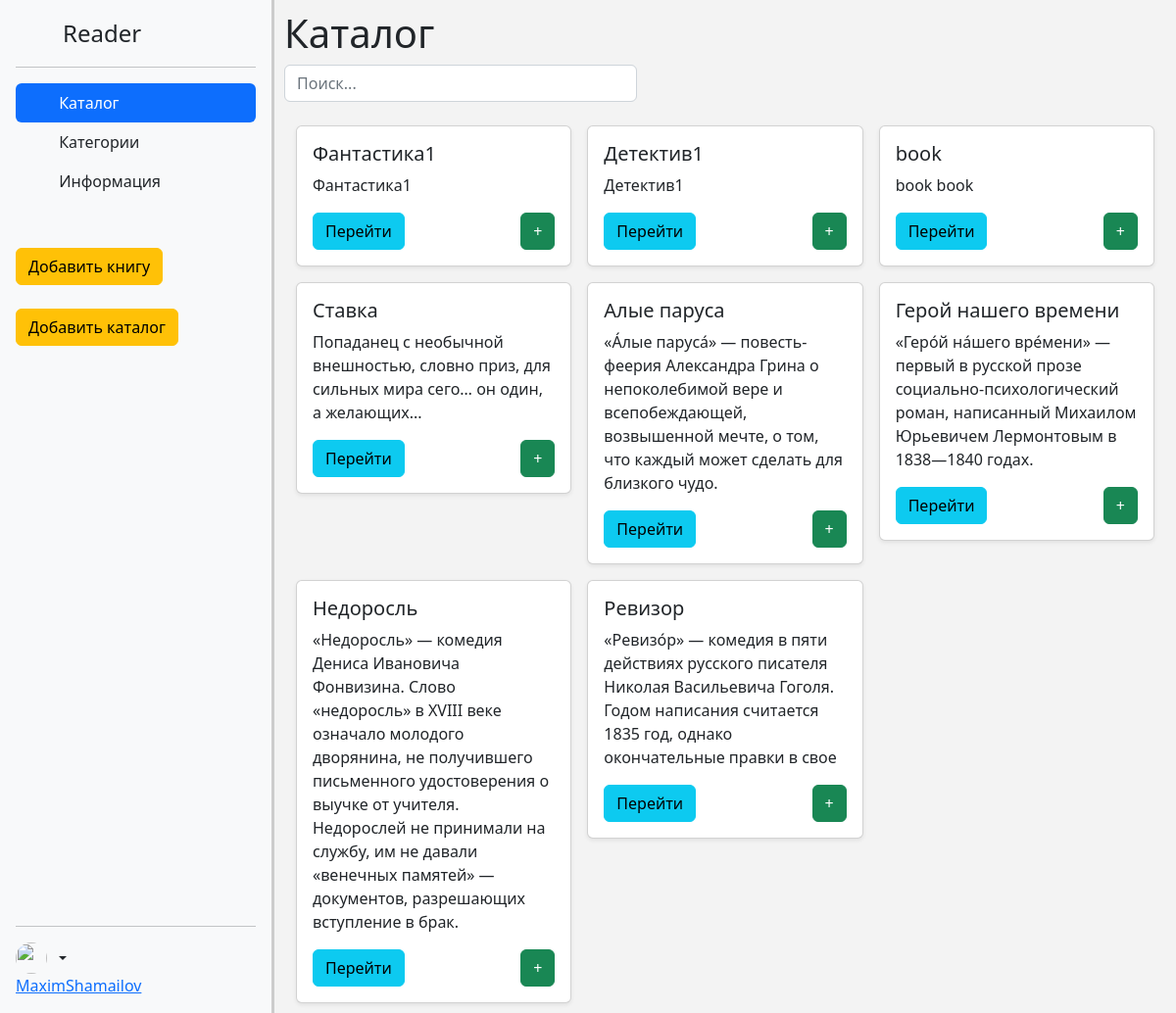
The app's page / (signed in) with its own data.
### main/models.py (models this page shows, shortened)
class Book(models.Model):
    name = models.CharField(max_length=50)
    year = models.IntegerField()
    rate = models.IntegerField()
    pages = models.IntegerField()
    description = models.CharField(max_length=500)
    file = models.FileField(upload_to='files/', null=True)
    categories = models.ForeignKey(Categories, on_delete=models.CASCADE)

### main/views.py (the view)
# urls.py: path("", index.as_view(), name='index'),
class index(View):
    def get(self, request):
        context = {}
        if 'login' in request.session:
            context['name'] = request.session['login']
        context['books'] = Book.objects.all()
        if 'id' in request.GET:
            cat = Categories.objects.get(id=request.GET['id'])
            context['books'] = Book.objects.filter(categories=cat)
        else:
            context['books'] = Book.objects.all()
        return render(request, "main/index.html", context=context)

### main/templates/main/index.html (shortened to what this page needs)
{% extends 'base/index.html' %} {% block main %}
<div id="outer-container">
  {% include 'base/header.html' %}
  <div id="content">
    <h1>Каталог</h1>
    <input
      id="search"
      type="text"
      class="form-control"
      placeholder="Поиск..."
      style="width: 40%"
    /><br />
    <div class="container">
      <div class="row row-cols-1 row-cols-sm-2 row-cols-md-3 g-3">
        {% for i in books %}
        <div class="col">
          <div class="card shadow-sm">
            <div class="card-body">
              <h5>{{i.name}}</h5>
              <p class="card-text">{{i.description}}</p>
              <div class="d-flex justify-content-between align-items-center">
                <a
                  href="{% url 'viewBook' %}?id={{ i.id }}"
                  class="btn btn-info"
                  >Перейти</a
                >
                <a
                  href="{% url 'addBookMe' %}?id={{ i.id }}"
                  class="btn btn-success"
                  >+</a
                >
              </div>
            </div>
          </div>
        </div>
        {% endfor %}
      </div>
    </div>
  </div>
</div>
{% endblock main %}

### static/css/style.css (style rules this page uses)
body { background: rgb(243, 243, 243); }
#outer-container { display: table; width: 100%; height: 100%; }
#content { display: table-cell; width: 85%; vertical-align: top; height: 100vh; padding: 10px; }

### records on screen
Book: name "Фантастика1", description "Фантастика1"
Book: name "Детектив1", description "Детектив1"
Book: name "book", description "book book"
Book: name "Ставка", description "Попаданец с необычной внешностью, словно приз, для сильных мира сего… он один, а желающих..."
Book: name "Алые паруса", description "«А́лые паруса́» — повесть-феерия Александра Грина о непоколебимой вере и всепобеждающей, возвышенной мечте, о том, что каждый может сделать для близкого чудо."
Book: name "Герой нашего времени", description "«Геро́й на́шего вре́мени» — первый в русской прозе социально-психологический роман, написанный Михаилом Юрьевичем Лермонтовым в 1838—1840 годах."
Book: name "Недоросль", description "«Недоросль» — комедия Дениса Ивановича Фонвизина. Слово «недоросль» в XVIII веке означало молодого дворянина, не получившего письменного удостоверения о выучке от учителя. Недорослей не принимали на службу, им не давали «венечных памятей» — документов, разрешающих вступление в брак."
Book: name "Ревизор", description "«Ревизо́р» — комедия в пяти действиях русского писателя Николая Васильевича Гоголя. Годом написания считается 1835 год, однако окончательные правки в свое"

### other values on screen
{{ name }} "MaximShamailov"
